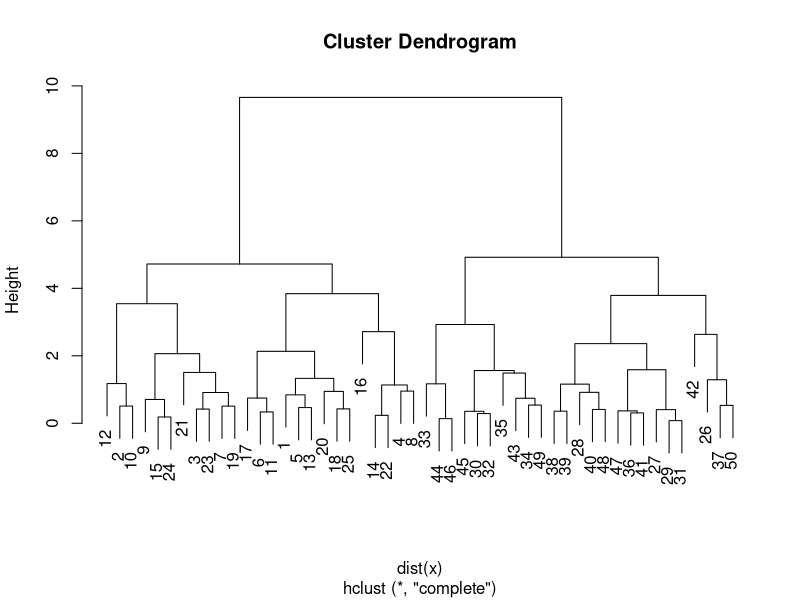
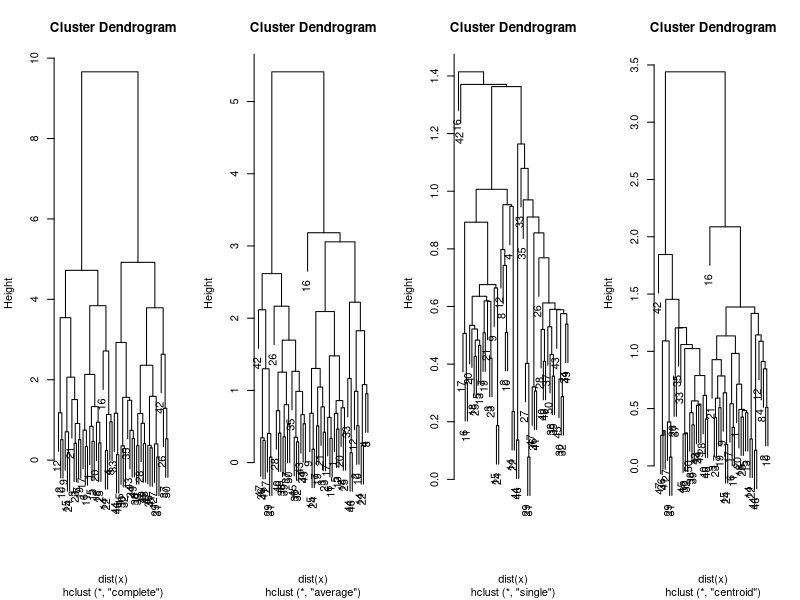
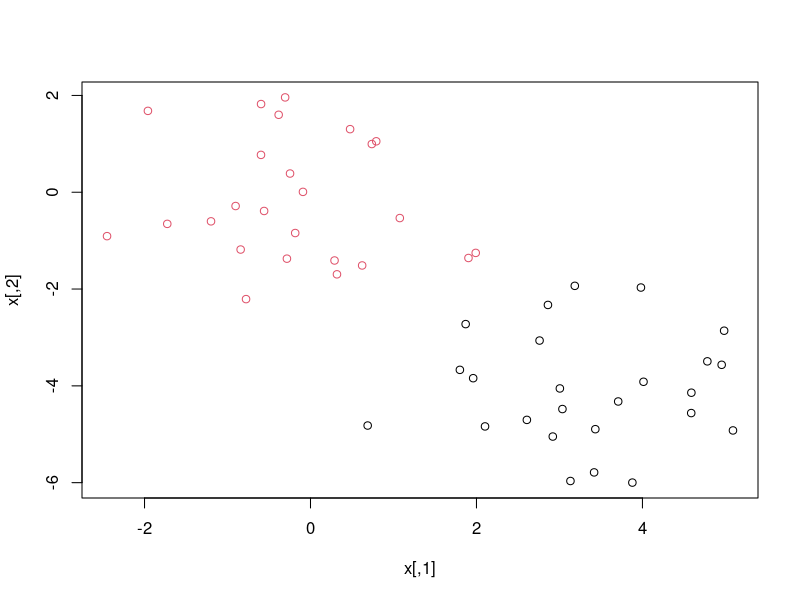
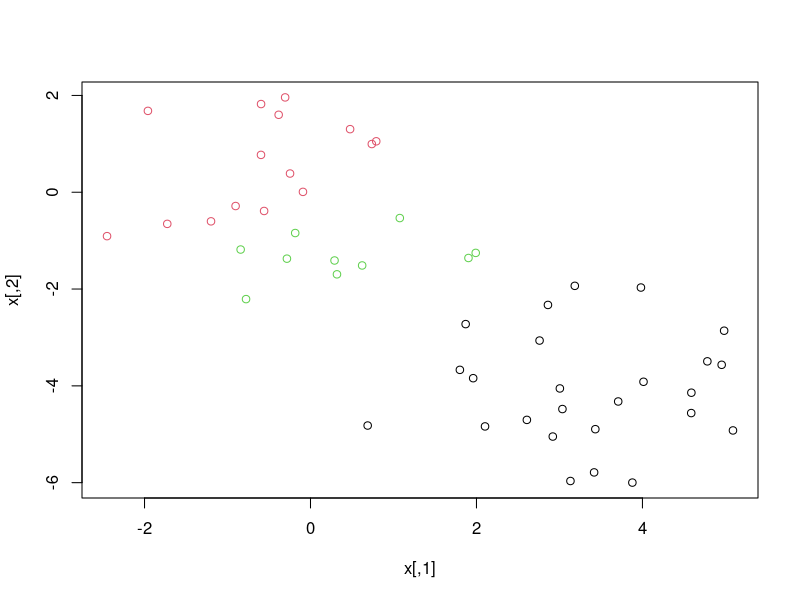

The R script that drew these images, in order:
## TASK 1 ##
RNGkind(sample.kind = "Rounding")
set.seed(2)
x=matrix(rnorm(50*2),ncol=2)
x[1:25,1]=x[1:25,1]+3
x[1:25,2]=x[1:25,2]-4

## TASK 2 ##

# run hierarchical clustering, using complete as your measure of similarity
# dist() is an R function that computes Euclidean distances between observations
# store the results in a variable called hc.complete
hc.complete=hclust(dist(x),method="complete")

# plot the dendrogram
plot(hc.complete)


## TASK 3 ## 
# run hierarchical clustering again, but using different measures of similarity:
# average, single, and centroid
# store the results in variable called hc.average, hc.single, hc.centroid
hc.average=hclust(dist(x),method="average")
hc.single=hclust(dist(x),method="single")
hc.centroid=hclust(dist(x),method="centroid")


# divide the plotting space into four columns
par(mfrow=c(1,4))

# plot the dendrograms from different measures of similarity
plot(hc.complete)
plot(hc.average)
plot(hc.single)
plot(hc.centroid)

## TASK 4 ##

# cut the tree to obtain two clusters
# notice the output, which tells you the the cluster for each observation
cutree(hc.complete,2)

# cut the tree to obtain two clustrs, and assign the clustering results to a variabel called hc.out.2
hc.out.2=cutree(hc.complete,2) 

# re-set the plotting space
par(mfrow=c(1,1))

# plot the data, giving different colors depending on clusters
# this is similar to what we did with K-means
plot(x,col=hc.out.2)


## TASK 5 ##

# cut the tree to obtain three clusters
# notice the output, which tells you the the cluster for each observation
cutree(hc.complete,3)

# cut the tree to obtain three clusters, and assign the clustering results to a variabel called hc.out.3
hc.out.3=cutree(hc.complete,3) 

# plot the data, giving different colors depending on clusters
# this is similar to what we did with K-means
plot(x,col=hc.out.3)
